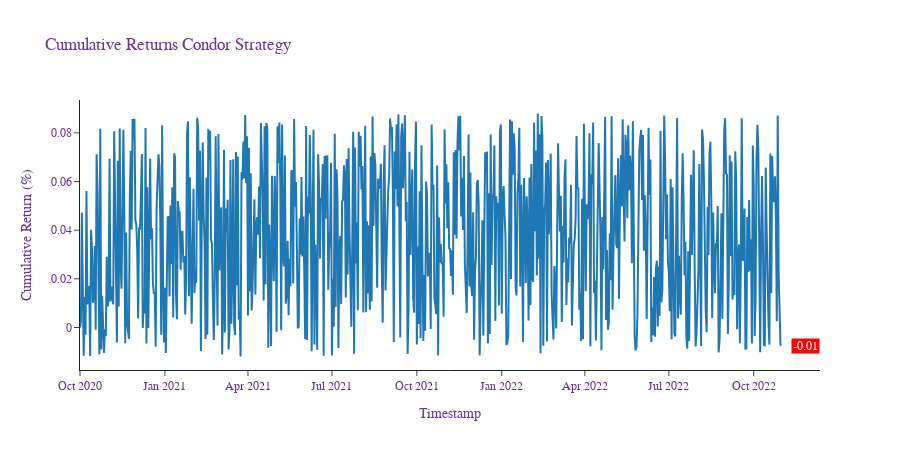
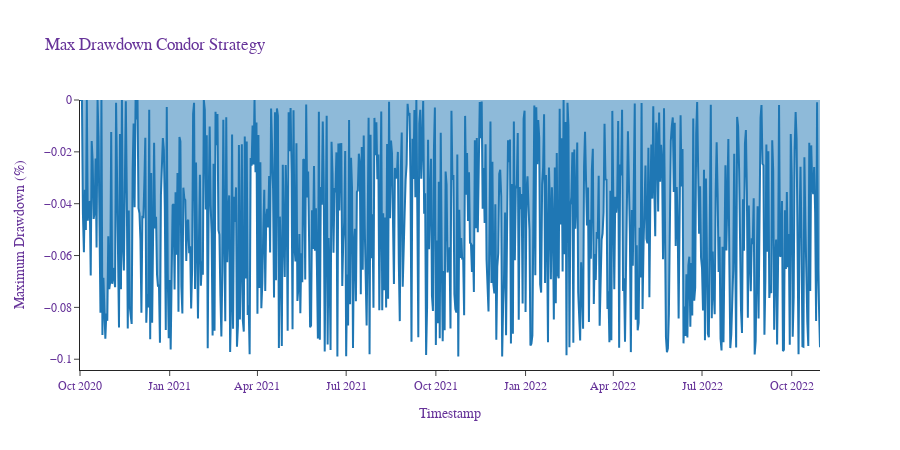
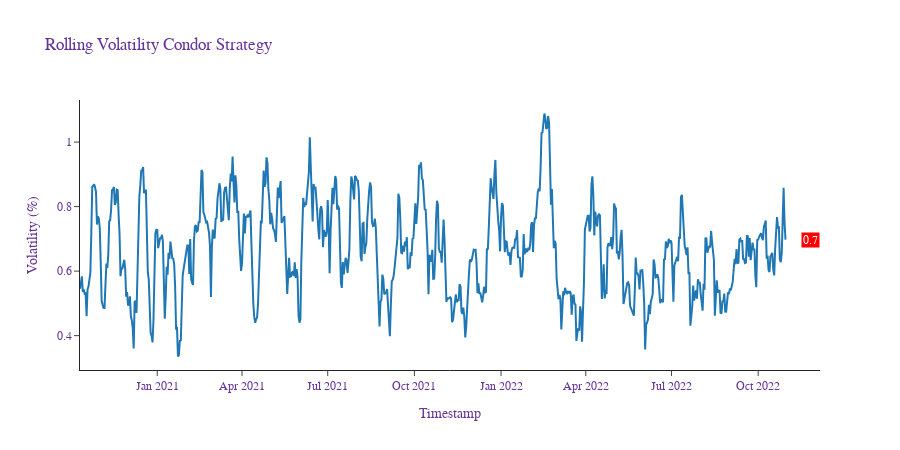
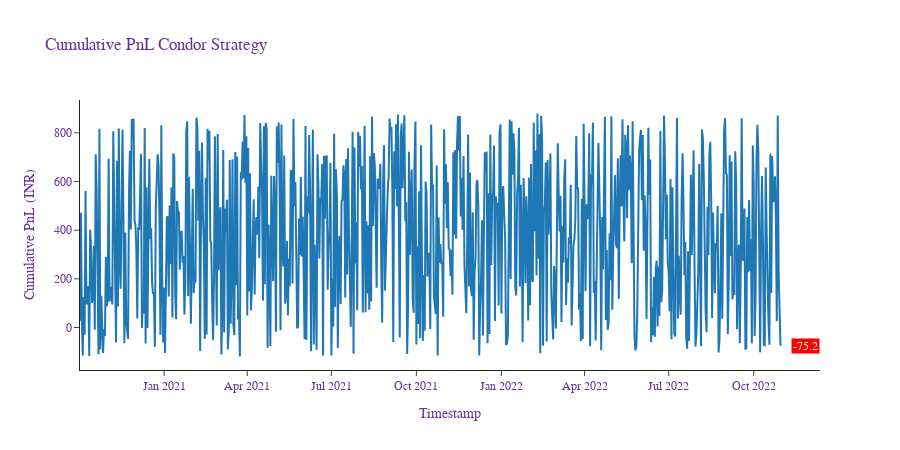

Notebook cell for these charts, in order:
### Code cell
backtest_analyse.plotCharts() # plot charts

### Figure 1 — Plotly figure (JSON) as saved in the notebook; plotly's stock layout.template omitted (floating-point values rounded to 4 significant figures; data arrays with more than 128 entries replaced by an {"elided": "..."} marker saying what was removed)
{"data": [{"name": "Value", "type": "scatter", "x": {"elided": "760 str values"}, "y": {"elided": "760 float values"}}], "layout": {"annotations": [{"bgcolor": "rgb(255,0,0)", "font": {"color": "rgb(255,255,255)"}, "showarrow": false, "text": "-0.01", "x": "2022-10-30T00:00:00", "xshift": 25, "y": -0.007519}], "font": {"color": "RebeccaPurple", "family": "Courier New, monospace", "size": 12}, "height": 450, "title": {"text": "Cumulative Returns Condor Strategy"}, "width": 900, "xaxis": {"title": {"text": "Timestamp"}}, "yaxis": {"title": {"text": "Cumulative Return (%)"}}}}

### Figure 2 — Plotly figure (JSON) as saved in the notebook; plotly's stock layout.template omitted (floating-point values rounded to 4 significant figures; data arrays with more than 128 entries replaced by an {"elided": "..."} marker saying what was removed)
{"data": [{"fill": "tozeroy", "name": "Value", "type": "scatter", "x": {"elided": "760 str values"}, "y": {"elided": "760 float values"}}], "layout": {"font": {"color": "RebeccaPurple", "family": "Courier New, monospace", "size": 12}, "height": 450, "title": {"text": "Max Drawdown Condor Strategy"}, "width": 900, "xaxis": {"title": {"text": "Timestamp"}}, "yaxis": {"title": {"text": " Maximum Drawdown (%)"}}}}

### Figure 3 — Plotly figure (JSON) as saved in the notebook; plotly's stock layout.template omitted (floating-point values rounded to 4 significant figures; data arrays with more than 128 entries replaced by an {"elided": "..."} marker saying what was removed)
{"data": [{"name": "Value", "type": "scatter", "x": {"elided": "750 str values"}, "y": {"elided": "750 float values"}}], "layout": {"annotations": [{"bgcolor": "rgb(255,0,0)", "font": {"color": "rgb(255,255,255)"}, "showarrow": false, "text": "0.7", "x": "2022-10-30T00:00:00", "xshift": 25, "y": 0.6975}], "font": {"color": "RebeccaPurple", "family": "Courier New, monospace", "size": 12}, "height": 450, "title": {"text": "Rolling Volatility Condor Strategy"}, "width": 900, "xaxis": {"title": {"text": "Timestamp"}}, "yaxis": {"title": {"text": "Volatility (%)"}}}}

### Figure 4 — Plotly figure (JSON) as saved in the notebook; plotly's stock layout.template omitted (floating-point values rounded to 4 significant figures; data arrays with more than 128 entries replaced by an {"elided": "..."} marker saying what was removed)
{"data": [{"name": "Cumulative PnL", "type": "scatter", "x": {"elided": "759 str values"}, "y": {"elided": "759 float values"}}], "layout": {"annotations": [{"bgcolor": "rgb(255,0,0)", "font": {"color": "rgb(255,255,255)"}, "showarrow": false, "text": "-75.2", "x": "2022-10-30T00:00:00", "xshift": 25, "y": -75.2}], "font": {"color": "RebeccaPurple", "family": "Courier New, monospace", "size": 12}, "height": 450, "title": {"text": "Cumulative PnL Condor Strategy"}, "width": 900, "xaxis": {"title": {"text": "Timestamp"}}, "yaxis": {"title": {"text": "Cumulative PnL (INR)"}}}}
